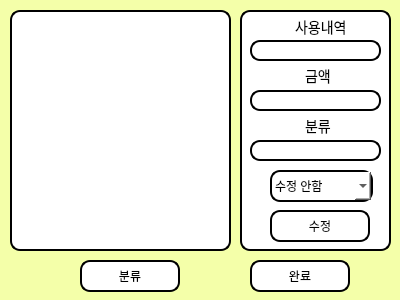
<?xml version="1.0" encoding="UTF-8"?>
<ui version="4.0">
 <class>Form</class>
 <widget class="QWidget" name="Form">
  <property name="geometry">
   <rect>
    <x>0</x>
    <y>0</y>
    <width>400</width>
    <height>300</height>
   </rect>
  </property>
  <property name="windowTitle">
   <string>Form</string>
  </property>
  <property name="styleSheet">
   <string notr="true">background-color:rgb(244, 255, 169);
font: 700 13pt &quot;Nanum Gothic&quot;; color:rgb(0, 0, 0);</string>
  </property>
  <widget class="QPushButton" name="aa">
   <property name="geometry">
    <rect>
     <x>80</x>
     <y>260</y>
     <width>100</width>
     <height>32</height>
    </rect>
   </property>
   <property name="styleSheet">
    <string notr="true">background-color:rgb(255, 255, 255);
border: 2px solid rgb(0, 0, 0);
border-radius: 10px
</string>
   </property>
   <property name="text">
    <string>분류</string>
   </property>
  </widget>
  <widget class="QTextEdit" name="textEdit">
   <property name="geometry">
    <rect>
     <x>10</x>
     <y>10</y>
     <width>221</width>
     <height>241</height>
    </rect>
   </property>
   <property name="styleSheet">
    <string notr="true">background-color:rgb(255, 255, 255);
border: 2px solid rgb(0, 0, 0);
border-radius: 10px
</string>
   </property>
  </widget>
  <widget class="QGroupBox" name="groupBox">
   <property name="geometry">
    <rect>
     <x>240</x>
     <y>10</y>
     <width>151</width>
     <height>241</height>
    </rect>
   </property>
   <property name="styleSheet">
    <string notr="true">background-color:rgb(255, 255, 255);
border: 2px solid rgb(0, 0, 0);
border-radius: 10px
</string>
   </property>
   <property name="title">
    <string/>
   </property>
   <widget class="QLabel" name="label">
    <property name="geometry">
     <rect>
      <x>60</x>
      <y>56</y>
      <width>41</width>
      <height>20</height>
     </rect>
    </property>
    <property name="styleSheet">
     <string notr="true">background-color:rgb(255, 255, 255);
border: 2px solid white;
border-radius: 10px; 
selection-background-color: darkgray; 
font-size: 14px;
text-align: center;

</string>
    </property>
    <property name="text">
     <string>금액</string>
    </property>
   </widget>
   <widget class="QLabel" name="label_5">
    <property name="geometry">
     <rect>
      <x>60</x>
      <y>106</y>
      <width>41</width>
      <height>20</height>
     </rect>
    </property>
    <property name="styleSheet">
     <string notr="true">background-color:rgb(255, 255, 255);
border: 2px solid white;
border-radius: 10px; 
selection-background-color: darkgray; 
font-size: 14px;
text-align: center;

</string>
    </property>
    <property name="text">
     <string>분류</string>
    </property>
   </widget>
   <widget class="QLineEdit" name="lineEdit">
    <property name="geometry">
     <rect>
      <x>10</x>
      <y>30</y>
      <width>131</width>
      <height>21</height>
     </rect>
    </property>
   </widget>
   <widget class="QLineEdit" name="lineEdit_2">
    <property name="geometry">
     <rect>
      <x>10</x>
      <y>80</y>
      <width>131</width>
      <height>21</height>
     </rect>
    </property>
   </widget>
   <widget class="QLineEdit" name="lineEdit_3">
    <property name="geometry">
     <rect>
      <x>10</x>
      <y>130</y>
      <width>131</width>
      <height>21</height>
     </rect>
    </property>
   </widget>
   <widget class="QComboBox" name="ca">
    <property name="geometry">
     <rect>
      <x>30</x>
      <y>160</y>
      <width>103</width>
      <height>32</height>
     </rect>
    </property>
    <item>
     <property name="text">
      <string>수정 안함</string>
     </property>
    </item>
    <item>
     <property name="text">
      <string>식사</string>
     </property>
    </item>
    <item>
     <property name="text">
      <string>교통</string>
     </property>
    </item>
    <item>
     <property name="text">
      <string>마트/편의점</string>
     </property>
    </item>
    <item>
     <property name="text">
      <string>건강</string>
     </property>
    </item>
    <item>
     <property name="text">
      <string>교육</string>
     </property>
    </item>
    <item>
     <property name="text">
      <string>주거/통신</string>
     </property>
    </item>
    <item>
     <property name="text">
      <string>기타</string>
     </property>
    </item>
   </widget>
   <widget class="QPushButton" name="pushButton">
    <property name="geometry">
     <rect>
      <x>30</x>
      <y>200</y>
      <width>100</width>
      <height>32</height>
     </rect>
    </property>
    <property name="text">
     <string>수정</string>
    </property>
   </widget>
   <widget class="QLabel" name="label_3">
    <property name="geometry">
     <rect>
      <x>50</x>
      <y>6</y>
      <width>61</width>
      <height>21</height>
     </rect>
    </property>
    <property name="styleSheet">
     <string notr="true">background-color:rgb(255, 255, 255);
border: 2px solid white;
border-radius: 10px; 
selection-background-color: darkgray; 
font-size: 14px;
text-align: center;

</string>
    </property>
    <property name="text">
     <string>사용내역</string>
    </property>
   </widget>
  </widget>
  <widget class="QPushButton" name="okay">
   <property name="geometry">
    <rect>
     <x>250</x>
     <y>260</y>
     <width>100</width>
     <height>32</height>
    </rect>
   </property>
   <property name="styleSheet">
    <string notr="true">background-color:rgb(255, 255, 255);
border: 2px solid rgb(0, 0, 0);
border-radius: 10px
</string>
   </property>
   <property name="text">
    <string>완료</string>
   </property>
  </widget>
 </widget>
 <resources/>
 <connections/>
</ui>
